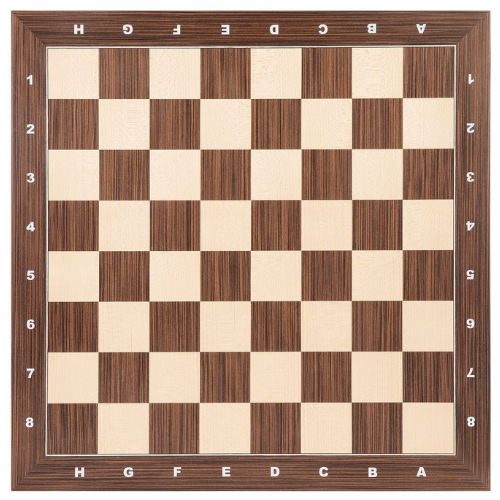
#> input picture tugas_3/chess.png, 500 x 500 px
$ python deteksiTepi.py
#> lines starting #> are read from the running program, lines starting #| are printed output that depends on the picture
from PIL import Image
import math

def konvolusi_tepi(path_gambar, output_gambar, metode="sobel"):
#> called with path_gambar = 'chess.png', output_gambar = 'tepiSobel.jpg', metode = 'sobel'
    img = Image.open(path_gambar).convert("RGB")
#> img is the input picture: PIL image 500x500 RGB; mean R, G, B 174.9, 146.3, 128.4
    lebar, tinggi = img.size
#> lebar = 500; tinggi = 500
    img_baru = Image.new("L", (lebar, tinggi))
#> img_baru: PIL image 500x500 L; every value is 0

    pixels_lama = img.load()
    pixels_baru = img_baru.load()

    gray_matrix = [[0] * lebar for _ in range(tinggi)]
    for y in range(tinggi):
        for x in range(lebar):
            r, g, b = pixels_lama[x, y]
            gray_matrix[y][x] = int(0.299*r + 0.587*g + 0.114*b)
#> after the loop, gray_matrix = 500 items

    if metode == "sobel":
        Kx = [[-1, 0, 1], [-2, 0, 2], [-1, 0, 1]]
        Ky = [[-1, -2, -1], [0, 0, 0], [1, 2, 1]]
    else: # Prewitt
        Kx = [[-1, 0, 1], [-1, 0, 1], [-1, 0, 1]]
        Ky = [[-1, -1, -1], [0, 0, 0], [1, 1, 1]]

    print(f"Deteksi Tepi ({metode.capitalize()})")

    # 3. Operasi Konvolusi
    # Kita mulai dari indeks 1 hingga panjang-1 untuk menghindari error di ujung/tepi matriks (border)
    for y in range(1, tinggi - 1):
        for x in range(1, lebar - 1):
            gx = 0
            gy = 0

            # Perkalian matriks kernel 3x3
            for ky in range(-1, 2):
                for kx in range(-1, 2):
                    pixel_val = gray_matrix[y + ky][x + kx]
                    gx += pixel_val * Kx[ky + 1][kx + 1]
                    gy += pixel_val * Ky[ky + 1][kx + 1]

            # Rumus Magnitude (Teorema Pythagoras untuk mendapatkan tepi akhir)
            magnitude = int(math.sqrt(gx**2 + gy**2))

            pixels_baru[x, y] = max(0, min(255, magnitude))

    img_baru.save(output_gambar)
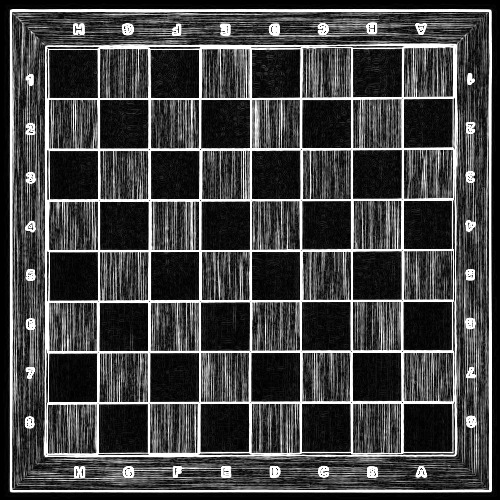
#> saved as tepiSobel.jpg: PIL image 500x500 L; min 0, max 255, mean 67.5
    print(f"{output_gambar}")

if __name__ == "__main__":
    konvolusi_tepi("chess.png", "tepiSobel.jpg", metode="sobel")
    konvolusi_tepi("chess.png", "tepiPrewitt.jpg", metode="prewitt")
#> call 2 of konvolusi_tepi, with path_gambar = 'chess.png', output_gambar = 'tepiPrewitt.jpg', metode = 'prewitt'
#> in konvolusi_tepi (call 2), `img_baru.save(output_gambar)`:
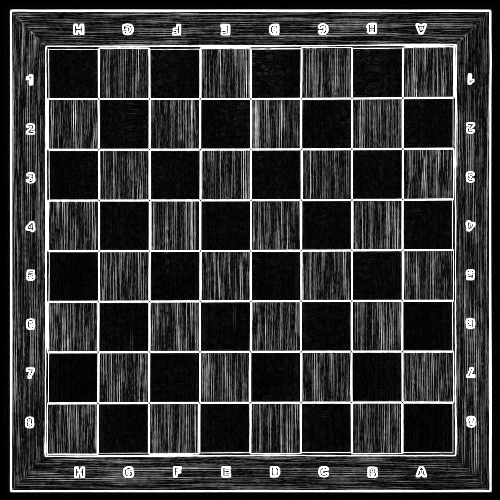
#> saved as tepiPrewitt.jpg: PIL image 500x500 L; min 0, max 255, mean 55.5
